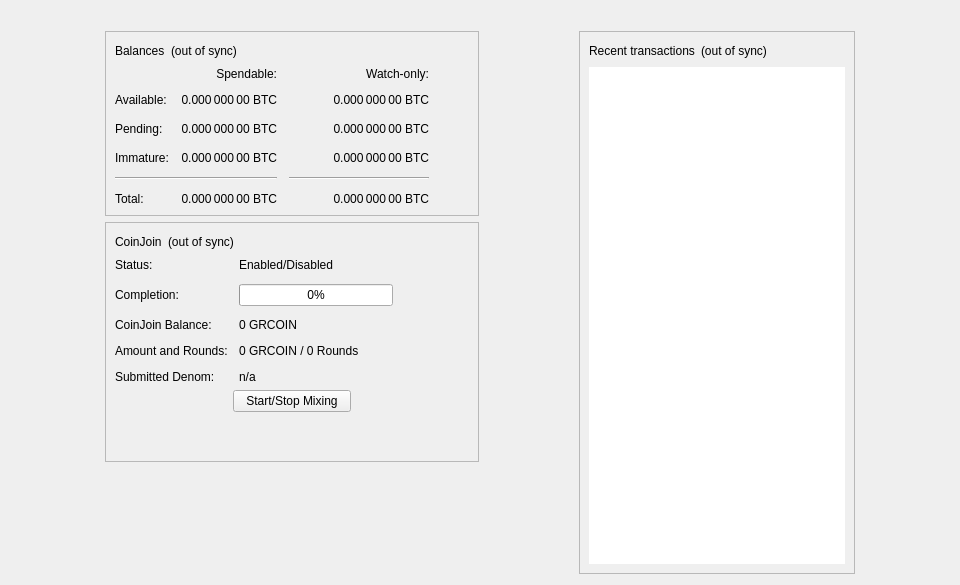
<?xml version="1.0" encoding="UTF-8"?>
<ui version="4.0">
 <class>OverviewPage</class>
 <widget class="QWidget" name="OverviewPage">
  <property name="geometry">
   <rect>
    <x>0</x>
    <y>0</y>
    <width>960</width>
    <height>585</height>
   </rect>
  </property>
  <property name="minimumSize">
   <size>
    <width>960</width>
    <height>0</height>
   </size>
  </property>
  <property name="windowTitle">
   <string>Form</string>
  </property>
  <layout class="QVBoxLayout" name="topLayout">
   <item>
    <widget class="QLabel" name="labelAlerts">
     <property name="visible">
      <bool>false</bool>
     </property>
     <property name="wordWrap">
      <bool>true</bool>
     </property>
     <property name="margin">
      <number>3</number>
     </property>
     <property name="textInteractionFlags">
      <set>Qt::TextSelectableByMouse</set>
     </property>
    </widget>
   </item>
   <item>
    <layout class="QHBoxLayout" name="horizontalLayout" stretch="1,0,1,0,1">
     <item>
      <spacer name="horizontalSpacerLeft">
       <property name="orientation">
        <enum>Qt::Horizontal</enum>
       </property>
       <property name="sizeType">
        <enum>QSizePolicy::Preferred</enum>
       </property>
       <property name="sizeHint" stdset="0">
        <size>
         <width>10</width>
         <height>20</height>
        </size>
       </property>
      </spacer>
     </item>
     <item>
      <layout class="QVBoxLayout" name="verticalLayout_2">
       <item>
        <widget class="QFrame" name="frame">
         <property name="frameShape">
          <enum>QFrame::StyledPanel</enum>
         </property>
         <property name="frameShadow">
          <enum>QFrame::Raised</enum>
         </property>
         <layout class="QVBoxLayout" name="verticalLayout_4">
          <item>
           <layout class="QHBoxLayout" name="horizontalLayout_4">
            <item>
             <widget class="QLabel" name="label_5">
              <property name="text">
               <string>Balances</string>
              </property>
             </widget>
            </item>
            <item>
             <widget class="QLabel" name="labelWalletStatus">
              <property name="toolTip">
               <string>The displayed information may be out of date. Your wallet automatically synchronizes with the GRCoin network after a connection is established, but this process has not completed yet.</string>
              </property>
              <property name="text">
               <string notr="true">(out of sync)</string>
              </property>
              <property name="alignment">
               <set>Qt::AlignLeading|Qt::AlignLeft|Qt::AlignVCenter</set>
              </property>
             </widget>
            </item>
            <item>
             <spacer name="horizontalSpacer_3">
              <property name="orientation">
               <enum>Qt::Horizontal</enum>
              </property>
              <property name="sizeHint" stdset="0">
               <size>
                <width>40</width>
                <height>20</height>
               </size>
              </property>
             </spacer>
            </item>
           </layout>
          </item>
          <item>
           <layout class="QGridLayout" name="gridLayout">
            <property name="spacing">
             <number>12</number>
            </property>
            <item row="2" column="2">
             <widget class="QLabel" name="labelWatchPending">
              <property name="cursor">
               <cursorShape>IBeamCursor</cursorShape>
              </property>
              <property name="toolTip">
               <string>Unconfirmed transactions to watch-only addresses</string>
              </property>
              <property name="text">
               <string notr="true">0.000 000 00 BTC</string>
              </property>
              <property name="alignment">
               <set>Qt::AlignRight|Qt::AlignTrailing|Qt::AlignVCenter</set>
              </property>
              <property name="textInteractionFlags">
               <set>Qt::LinksAccessibleByMouse|Qt::TextSelectableByKeyboard|Qt::TextSelectableByMouse</set>
              </property>
             </widget>
            </item>
            <item row="2" column="1">
             <widget class="QLabel" name="labelUnconfirmed">
              <property name="cursor">
               <cursorShape>IBeamCursor</cursorShape>
              </property>
              <property name="toolTip">
               <string>Total of transactions that have yet to be confirmed, and do not yet count toward the spendable balance</string>
              </property>
              <property name="text">
               <string notr="true">0.000 000 00 BTC</string>
              </property>
              <property name="alignment">
               <set>Qt::AlignRight|Qt::AlignTrailing|Qt::AlignVCenter</set>
              </property>
              <property name="textInteractionFlags">
               <set>Qt::LinksAccessibleByMouse|Qt::TextSelectableByKeyboard|Qt::TextSelectableByMouse</set>
              </property>
             </widget>
            </item>
            <item row="3" column="2">
             <widget class="QLabel" name="labelWatchImmature">
              <property name="cursor">
               <cursorShape>IBeamCursor</cursorShape>
              </property>
              <property name="toolTip">
               <string>Mined balance in watch-only addresses that has not yet matured</string>
              </property>
              <property name="text">
               <string notr="true">0.000 000 00 BTC</string>
              </property>
              <property name="alignment">
               <set>Qt::AlignRight|Qt::AlignTrailing|Qt::AlignVCenter</set>
              </property>
              <property name="textInteractionFlags">
               <set>Qt::LinksAccessibleByMouse|Qt::TextSelectableByKeyboard|Qt::TextSelectableByMouse</set>
              </property>
             </widget>
            </item>
            <item row="4" column="0" colspan="2">
             <widget class="Line" name="lineSpendableBalance">
              <property name="orientation">
               <enum>Qt::Horizontal</enum>
              </property>
             </widget>
            </item>
            <item row="4" column="2">
             <widget class="Line" name="lineWatchBalance">
              <property name="sizePolicy">
               <sizepolicy hsizetype="Preferred" vsizetype="Fixed">
                <horstretch>0</horstretch>
                <verstretch>0</verstretch>
               </sizepolicy>
              </property>
              <property name="minimumSize">
               <size>
                <width>140</width>
                <height>0</height>
               </size>
              </property>
              <property name="orientation">
               <enum>Qt::Horizontal</enum>
              </property>
             </widget>
            </item>
            <item row="5" column="0">
             <widget class="QLabel" name="labelTotalText">
              <property name="text">
               <string>Total:</string>
              </property>
             </widget>
            </item>
            <item row="3" column="1">
             <widget class="QLabel" name="labelImmature">
              <property name="cursor">
               <cursorShape>IBeamCursor</cursorShape>
              </property>
              <property name="toolTip">
               <string>Mined balance that has not yet matured</string>
              </property>
              <property name="text">
               <string notr="true">0.000 000 00 BTC</string>
              </property>
              <property name="alignment">
               <set>Qt::AlignRight|Qt::AlignTrailing|Qt::AlignVCenter</set>
              </property>
              <property name="textInteractionFlags">
               <set>Qt::LinksAccessibleByMouse|Qt::TextSelectableByKeyboard|Qt::TextSelectableByMouse</set>
              </property>
             </widget>
            </item>
            <item row="2" column="3">
             <spacer name="horizontalSpacer_2">
              <property name="orientation">
               <enum>Qt::Horizontal</enum>
              </property>
              <property name="sizeHint" stdset="0">
               <size>
                <width>40</width>
                <height>20</height>
               </size>
              </property>
             </spacer>
            </item>
            <item row="3" column="0">
             <widget class="QLabel" name="labelImmatureText">
              <property name="text">
               <string>Immature:</string>
              </property>
             </widget>
            </item>
            <item row="5" column="1">
             <widget class="QLabel" name="labelTotal">
              <property name="cursor">
               <cursorShape>IBeamCursor</cursorShape>
              </property>
              <property name="toolTip">
               <string>Your current total balance</string>
              </property>
              <property name="text">
               <string notr="true">0.000 000 00 BTC</string>
              </property>
              <property name="alignment">
               <set>Qt::AlignRight|Qt::AlignTrailing|Qt::AlignVCenter</set>
              </property>
              <property name="textInteractionFlags">
               <set>Qt::LinksAccessibleByMouse|Qt::TextSelectableByKeyboard|Qt::TextSelectableByMouse</set>
              </property>
             </widget>
            </item>
            <item row="5" column="2">
             <widget class="QLabel" name="labelWatchTotal">
              <property name="cursor">
               <cursorShape>IBeamCursor</cursorShape>
              </property>
              <property name="toolTip">
               <string>Current total balance in watch-only addresses</string>
              </property>
              <property name="text">
               <string notr="true">0.000 000 00 BTC</string>
              </property>
              <property name="alignment">
               <set>Qt::AlignRight|Qt::AlignTrailing|Qt::AlignVCenter</set>
              </property>
              <property name="textInteractionFlags">
               <set>Qt::LinksAccessibleByMouse|Qt::TextSelectableByKeyboard|Qt::TextSelectableByMouse</set>
              </property>
             </widget>
            </item>
            <item row="0" column="2">
             <widget class="QLabel" name="labelWatchonly">
              <property name="text">
               <string>Watch-only:</string>
              </property>
              <property name="alignment">
               <set>Qt::AlignRight|Qt::AlignTrailing|Qt::AlignVCenter</set>
              </property>
             </widget>
            </item>
            <item row="1" column="0">
             <widget class="QLabel" name="labelBalanceText">
              <property name="text">
               <string>Available:</string>
              </property>
             </widget>
            </item>
            <item row="1" column="1">
             <widget class="QLabel" name="labelBalance">
              <property name="cursor">
               <cursorShape>IBeamCursor</cursorShape>
              </property>
              <property name="toolTip">
               <string>Your current spendable balance</string>
              </property>
              <property name="text">
               <string notr="true">0.000 000 00 BTC</string>
              </property>
              <property name="alignment">
               <set>Qt::AlignRight|Qt::AlignTrailing|Qt::AlignVCenter</set>
              </property>
              <property name="textInteractionFlags">
               <set>Qt::LinksAccessibleByMouse|Qt::TextSelectableByKeyboard|Qt::TextSelectableByMouse</set>
              </property>
             </widget>
            </item>
            <item row="1" column="2">
             <widget class="QLabel" name="labelWatchAvailable">
              <property name="cursor">
               <cursorShape>IBeamCursor</cursorShape>
              </property>
              <property name="toolTip">
               <string>Your current balance in watch-only addresses</string>
              </property>
              <property name="text">
               <string notr="true">0.000 000 00 BTC</string>
              </property>
              <property name="alignment">
               <set>Qt::AlignRight|Qt::AlignTrailing|Qt::AlignVCenter</set>
              </property>
              <property name="textInteractionFlags">
               <set>Qt::LinksAccessibleByMouse|Qt::TextSelectableByKeyboard|Qt::TextSelectableByMouse</set>
              </property>
             </widget>
            </item>
            <item row="2" column="0">
             <widget class="QLabel" name="labelPendingText">
              <property name="text">
               <string>Pending:</string>
              </property>
             </widget>
            </item>
            <item row="0" column="1">
             <widget class="QLabel" name="labelSpendable">
              <property name="text">
               <string>Spendable:</string>
              </property>
              <property name="alignment">
               <set>Qt::AlignRight|Qt::AlignTrailing|Qt::AlignVCenter</set>
              </property>
             </widget>
            </item>
           </layout>
          </item>
         </layout>
        </widget>
       </item>
       <item>
        <widget class="QFrame" name="frameCoinJoin">
         <property name="layoutDirection">
          <enum>Qt::LeftToRight</enum>
         </property>
         <property name="frameShape">
          <enum>QFrame::StyledPanel</enum>
         </property>
         <property name="frameShadow">
          <enum>QFrame::Raised</enum>
         </property>
         <layout class="QVBoxLayout" name="VerticalLayout_PS1">
          <item>
           <layout class="QHBoxLayout" name="horizontalLayout_5">
            <item>
             <widget class="QLabel" name="labelCoinJoinHeader">
              <property name="text">
               <string notr="true">CoinJoin</string>
              </property>
             </widget>
            </item>
            <item>
             <widget class="QLabel" name="labelCoinJoinSyncStatus">
              <property name="toolTip">
               <string>The displayed information may be out of date. Your wallet automatically synchronizes with the GRCoin network after a connection is established, but this process has not completed yet.</string>
              </property>
              <property name="text">
               <string notr="true">(out of sync)</string>
              </property>
              <property name="alignment">
               <set>Qt::AlignLeading|Qt::AlignLeft|Qt::AlignVCenter</set>
              </property>
             </widget>
            </item>
            <item>
             <spacer name="horizontalSpacer_4">
              <property name="orientation">
               <enum>Qt::Horizontal</enum>
              </property>
              <property name="sizeHint" stdset="0">
               <size>
                <width>40</width>
                <height>20</height>
               </size>
              </property>
             </spacer>
            </item>
           </layout>
          </item>
          <item>
           <layout class="QFormLayout" name="coinJoinFormLayout">
            <property name="fieldGrowthPolicy">
             <enum>QFormLayout::AllNonFixedFieldsGrow</enum>
            </property>
            <property name="horizontalSpacing">
             <number>11</number>
            </property>
            <property name="verticalSpacing">
             <number>12</number>
            </property>
            <item row="0" column="0">
             <widget class="QLabel" name="labelCoinJoinEnabledText">
              <property name="text">
               <string>Status:</string>
              </property>
             </widget>
            </item>
            <item row="0" column="1">
             <widget class="QLabel" name="labelCoinJoinEnabled">
              <property name="text">
               <string>Enabled/Disabled</string>
              </property>
             </widget>
            </item>
            <item row="1" column="0">
             <widget class="QLabel" name="labelCompletitionText">
              <property name="text">
               <string>Completion:</string>
              </property>
             </widget>
            </item>
            <item row="1" column="1">
             <widget class="QProgressBar" name="coinJoinProgress">
              <property name="maximumSize">
               <size>
                <width>154</width>
                <height>16777215</height>
               </size>
              </property>
              <property name="value">
               <number>0</number>
              </property>
             </widget>
            </item>
            <item row="2" column="0">
             <widget class="QLabel" name="labelAnonymizedText">
              <property name="text">
               <string notr="true">CoinJoin Balance:</string>
              </property>
             </widget>
            </item>
            <item row="2" column="1">
             <widget class="QLabel" name="labelAnonymized">
              <property name="text">
               <string notr="true">0 GRCOIN</string>
              </property>
             </widget>
            </item>
            <item row="3" column="0">
             <widget class="QLabel" name="labelAmountAndRoundsText">
              <property name="text">
               <string>Amount and Rounds:</string>
              </property>
             </widget>
            </item>
            <item row="3" column="1">
             <widget class="QLabel" name="labelAmountRounds">
              <property name="text">
               <string notr="true">0 GRCOIN / 0 Rounds</string>
              </property>
             </widget>
            </item>
            <item row="4" column="0">
             <widget class="QLabel" name="labelSubmittedDenomText">
              <property name="text">
               <string>Submitted Denom:</string>
              </property>
             </widget>
            </item>
            <item row="4" column="1">
             <widget class="QLabel" name="labelSubmittedDenom">
              <property name="toolTip">
               <string>The denominations you submitted to the Smartnode.&lt;br&gt;To mix, other users must submit the exact same denominations.</string>
              </property>
              <property name="text">
               <string>n/a</string>
              </property>
              <property name="wordWrap">
               <bool>true</bool>
              </property>
             </widget>
            </item>
           </layout>
          </item>
          <item>
           <layout class="QVBoxLayout" name="VerticalLayout_PS">
            <item>
             <layout class="QHBoxLayout" name="horizontalLayout_3">
              <property name="topMargin">
               <number>0</number>
              </property>
              <item>
               <spacer name="horizontalSpacer_5">
                <property name="orientation">
                 <enum>Qt::Horizontal</enum>
                </property>
                <property name="sizeHint" stdset="0">
                 <size>
                  <width>40</width>
                  <height>20</height>
                 </size>
                </property>
               </spacer>
              </item>
              <item>
               <widget class="QPushButton" name="toggleCoinJoin">
                <property name="sizePolicy">
                 <sizepolicy hsizetype="MinimumExpanding" vsizetype="Fixed">
                  <horstretch>0</horstretch>
                  <verstretch>0</verstretch>
                 </sizepolicy>
                </property>
                <property name="text">
                 <string>Start/Stop Mixing</string>
                </property>
               </widget>
              </item>
              <item>
               <spacer name="horizontalSpacer_6">
                <property name="orientation">
                 <enum>Qt::Horizontal</enum>
                </property>
                <property name="sizeHint" stdset="0">
                 <size>
                  <width>40</width>
                  <height>20</height>
                 </size>
                </property>
               </spacer>
              </item>
             </layout>
            </item>
            <item>
             <spacer name="verticalSpacer_3">
              <property name="orientation">
               <enum>Qt::Vertical</enum>
              </property>
              <property name="sizeHint" stdset="0">
               <size>
                <width>20</width>
                <height>40</height>
               </size>
              </property>
             </spacer>
            </item>
           </layout>
          </item>
         </layout>
        </widget>
       </item>
       <item>
        <spacer name="verticalSpacer">
         <property name="orientation">
          <enum>Qt::Vertical</enum>
         </property>
         <property name="sizeHint" stdset="0">
          <size>
           <width>20</width>
           <height>40</height>
          </size>
         </property>
        </spacer>
       </item>
      </layout>
     </item>
     <item>
      <spacer name="horizontalSpacerCenter">
       <property name="orientation">
        <enum>Qt::Horizontal</enum>
       </property>
       <property name="sizeHint" stdset="0">
        <size>
         <width>10</width>
         <height>20</height>
        </size>
       </property>
      </spacer>
     </item>
     <item>
      <layout class="QVBoxLayout" name="verticalLayout_3">
       <item>
        <widget class="QFrame" name="frame_2">
         <property name="frameShape">
          <enum>QFrame::StyledPanel</enum>
         </property>
         <property name="frameShadow">
          <enum>QFrame::Raised</enum>
         </property>
         <layout class="QVBoxLayout" name="verticalLayout">
          <item>
           <layout class="QHBoxLayout" name="horizontalLayout_2">
            <item>
             <widget class="QLabel" name="label_4">
              <property name="text">
               <string>Recent transactions</string>
              </property>
             </widget>
            </item>
            <item>
             <widget class="QLabel" name="labelTransactionsStatus">
              <property name="toolTip">
               <string>The displayed information may be out of date. Your wallet automatically synchronizes with the GRCoin network after a connection is established, but this process has not completed yet.</string>
              </property>
              <property name="text">
               <string notr="true">(out of sync)</string>
              </property>
              <property name="alignment">
               <set>Qt::AlignLeading|Qt::AlignLeft|Qt::AlignVCenter</set>
              </property>
             </widget>
            </item>
            <item>
             <spacer name="horizontalSpacer">
              <property name="orientation">
               <enum>Qt::Horizontal</enum>
              </property>
              <property name="sizeHint" stdset="0">
               <size>
                <width>40</width>
                <height>20</height>
               </size>
              </property>
             </spacer>
            </item>
           </layout>
          </item>
          <item>
           <widget class="QListView" name="listTransactions">
            <property name="frameShape">
             <enum>QFrame::NoFrame</enum>
            </property>
            <property name="verticalScrollBarPolicy">
             <enum>Qt::ScrollBarAlwaysOff</enum>
            </property>
            <property name="horizontalScrollBarPolicy">
             <enum>Qt::ScrollBarAlwaysOff</enum>
            </property>
            <property name="selectionMode">
             <enum>QAbstractItemView::NoSelection</enum>
            </property>
           </widget>
          </item>
         </layout>
        </widget>
       </item>
      </layout>
     </item>
     <item>
      <spacer name="horizontalSpacerRight">
       <property name="orientation">
        <enum>Qt::Horizontal</enum>
       </property>
       <property name="sizeType">
        <enum>QSizePolicy::Preferred</enum>
       </property>
       <property name="sizeHint" stdset="0">
        <size>
         <width>10</width>
         <height>20</height>
        </size>
       </property>
      </spacer>
     </item>
    </layout>
   </item>
  </layout>
 </widget>
 <resources/>
 <connections/>
</ui>
